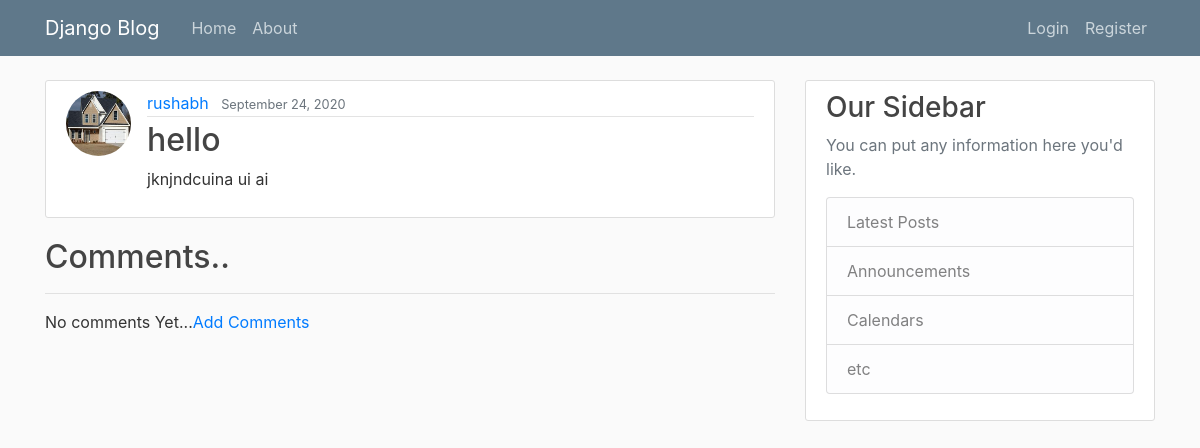
/post/52/, run on the app's committed database.
### blog/models.py (models this page shows, shortened)
class Post(models.Model):
    title = models.CharField(max_length=100)
    content = models.TextField()
    date_posted = models.DateTimeField(default=timezone.now)
    author = models.ForeignKey(User, on_delete=models.CASCADE)

### user/models.py (models this page shows, shortened)
class Profile(models.Model):
    user = models.OneToOneField(User, on_delete=models.CASCADE)
    image = models.ImageField(default='default.jpg', upload_to='profile_pics')

### blog/views.py (the view)
# urls.py: path('post/<int:pk>/', PostDetailView.as_view(template_name='blog/post_detail.html'), name='post-detail'),
class PostDetailView(DetailView):
    model = Post

### blog/templates/blog/post_detail.html (shortened to what this page needs)
{% extends "blog/base.html" %}
{% block content %}
  <article class="media content-section">
    <img class="rounded-circle article-img" src="{{ object.author.profile.image.url }}">
    <div class="media-body">
      <div class="article-metadata">
        <a class="mr-2" href="{% url 'user-posts' object.author.username %}">{{ object.author }}</a>
        <small class="text-muted">{{ object.date_posted|date:"F d, Y" }}</small>
      </div>
      <h2 class="article-title">{{ object.title }}</h2>
      <p class="article-content">{{ object.content }}</p>
    </div>
  </article>
  <h2>Comments..</h2>
  <hr>
  {% if not post.comments.all %}
    No comments Yet...<a href="{% url 'post_comment' post.pk %}">Add Comments</a>
  {% endif %}
{% endblock content %}

### blog/static/blog/main.css (style rules this page uses)
body { background: #fafafa; color: #333333; margin-top: 5rem; }
h1, h2, h3, h4, h5, h6 { color: #444444; }
.content-section { background: #ffffff; padding: 10px 20px; border: 1px solid #dddddd; border-radius: 3px; margin-bottom: 20px; }
.article-title { color: #444444; }
.article-content { white-space: pre-line; }
.article-img { height: 65px; width: 65px; margin-right: 16px; }
.article-metadata { padding-bottom: 1px; margin-bottom: 4px; border-bottom: 1px solid #e3e3e3 }

### data on the page
Post: author.profile.image (picture), author "rushabh", date_posted "September 24, 2020", title "hello", content "jknjndcuina ui ai"
